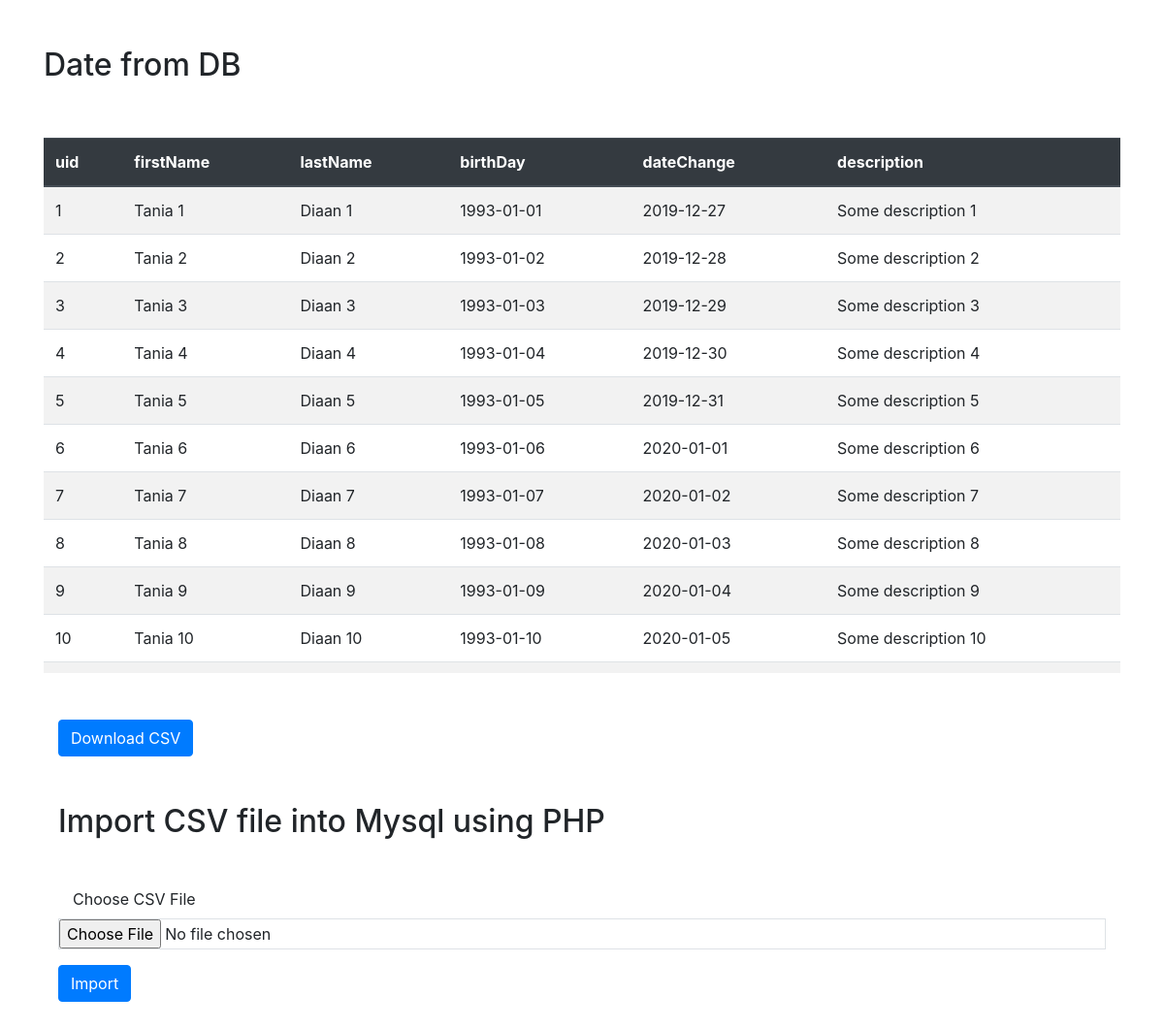
The page / on the database its author committed.
### tables this page shows
CREATE TABLE `users` (
  `uid` int(6) UNSIGNED NOT NULL,
  `firstName` varchar(30) NOT NULL,
  `lastName` varchar(30) NOT NULL,
  `birthDay` date NOT NULL,
  `dateChange` date NOT NULL,
  `description` longtext DEFAULT NULL
);

### View/index.php (called while the page is built)
<?php
include 'dump.php';
include 'header.php';
require 'selectdb.php';
require 'upload.php';
include 'footer.php';

### index.php (called while the page is built, shortened)
<?php
require_once 'config.php';
require_once 'View/index.php';

### config.php (called while the page is built)
<?php
$host = 'localhost';
$database = 'testphp';
$user = 'root';
$password = '';

### Models/UserModel.php (called while the page is built, shortened)
<?php
include 'Model.php';
class UserModel extends Model
{
    private $tableName = "users";
    public function selectAll()
    {
        $sqlSelect = "SELECT * FROM " . $this->tableName;
        return $this->fetch($sqlSelect);
    }
}

### Models/Model.php (called while the page is built, shortened)
<?php
class Model
{
    private $host;
    private $database;
    private $user;
    private $password;
    function __construct($host, $user, $password, $database)
    {
        $this->password = $password;
        $this->host = $host;
        $this->database = $database;
        $this->user = $user;
    }
    private function connect()
    {
        return mysqli_connect($this->host, $this->user, $this->password, $this->database);
    }
    private function close()
    {
        return mysqli_close($this->connect());
    }
    protected function fetch($query)
    {
        $result = mysqli_query($this->connect(), $query);
        if (is_bool($result)) {
            return $result;
        } else {
            return $this->toArray($result);
        }
    }
    private function toArray($mysqli_result)
    {
        $arrayResult = array();
        while ($row = $mysqli_result->fetch_assoc()) {
            array_push($arrayResult, $row);
        }
        return $arrayResult;
    }
}

### View/dump.php (called while the page is built, shortened)
<?php
include 'config.php';
include_once(dirname(__FILE__).'/../Models/index.php');
$select = new UserModel($host, $user, $password, $database);
$alldata = $select->selectAll();

### View/selectdb.php (the view)
<?php
include 'config.php';
include_once(dirname(__FILE__) . '/../Models/index.php');
$select = new UserModel($host, $user, $password, $database);
$alldata = $select->selectAll();
if ($alldata) { ?>
    <div class="container">
        <div class="row">
            <div class="col-12">
                <h2 class="mt-5">
                    Date from DB
                </h2>
                <div class="table-responsive">
                    <table id='userTable' class="table table-striped mt-5 mb-5">
                        <thead class="thead-dark">
                        <tr>
                            <th>uid</th>
                            <th>firstName</th>
                            <th>lastName</th>
                            <th>birthDay</th>
                            <th>dateChange</th>
                            <th>description</th>
                        </tr>
                        </thead>
                        <tbody>
                        <?php foreach ($alldata as $row) { ?>
                            <tr>
                                <td><?php echo $row['uid']; ?></td>
                                <td><?php echo $row['firstName']; ?></td>
                                <td><?php echo $row['lastName']; ?></td>
                                <td><?php echo $row['birthDay']; ?></td>
                                <td><?php echo $row['dateChange']; ?></td>
                                <td><?php echo $row['description']; ?></td>
                            </tr>
                        <?php } ?>
                        </tbody>
                    </table>
                </div>
                <div class="container mt-5">
                    <form method="post" id="download_form" action="">
                        <input type="submit" name="download_csv" class="btn btn-primary" value="Download CSV"/>
                    </form>
                </div>
            </div>
        </div>
    </div>
<?php } ?>

### View/header.php (shortened to what this page needs)
<!doctype html>
<html lang="en">
    <head>
        <link rel="stylesheet" href="https://stackpath.bootstrapcdn.com/bootstrap/4.3.1/css/bootstrap.min.css"
>
    </head>
<body>

### View/upload.php (shortened to what this page needs)
<?php
include 'config.php';
include_once(dirname(__FILE__) . '/../Models/index.php');
?>
<div class="container">
    <div class="row">
        <div class="col-12">
            <div class="container mb-5">
                <h2 class="mb-5 mt-5">
                    Import CSV file into Mysql using PHP
                </h2>
                <form action="" method="post"
                      name="frmCSVImport" id="frmCSVImport" enctype="multipart/form-data">
                    <div class="form-group">
                        <label class="col-md-4 control-label">
                            Choose CSV File
                        </label>
                        <input type="file" class="form-control-file border" name="file" id="file" accept=".csv">
                    </div>
                    <button type="submit" id="submit" name="import" class="btn btn-primary">
                        Import
                    </button>
                </form>
            </div>
        </div>
    </div>
</div>

### View/footer.php
</body>
</html>

### View/header.php (style rules this page uses)
.table-responsive { max-height: 600px; overflow-y: auto; }

### rows shown on the page
users: uid "1", firstName "Tania 1", lastName "Diaan 1", birthDay "1993-01-01", dateChange "2019-12-27", description "Some description 1"
users: uid "2", firstName "Tania 2", lastName "Diaan 2", birthDay "1993-01-02", dateChange "2019-12-28", description "Some description 2"
users: uid "3", firstName "Tania 3", lastName "Diaan 3", birthDay "1993-01-03", dateChange "2019-12-29", description "Some description 3"
users: uid "4", firstName "Tania 4", lastName "Diaan 4", birthDay "1993-01-04", dateChange "2019-12-30", description "Some description 4"
users: uid "5", firstName "Tania 5", lastName "Diaan 5", birthDay "1993-01-05", dateChange "2019-12-31", description "Some description 5"
users: uid "6", firstName "Tania 6", lastName "Diaan 6", birthDay "1993-01-06", dateChange "2020-01-01", description "Some description 6"
users: uid "7", firstName "Tania 7", lastName "Diaan 7", birthDay "1993-01-07", dateChange "2020-01-02", description "Some description 7"
users: uid "8", firstName "Tania 8", lastName "Diaan 8", birthDay "1993-01-08", dateChange "2020-01-03", description "Some description 8"
users: uid "9", firstName "Tania 9", lastName "Diaan 9", birthDay "1993-01-09", dateChange "2020-01-04", description "Some description 9"
users: uid "10", firstName "Tania 10", lastName "Diaan 10", birthDay "1993-01-10", dateChange "2020-01-05", description "Some description 10"
